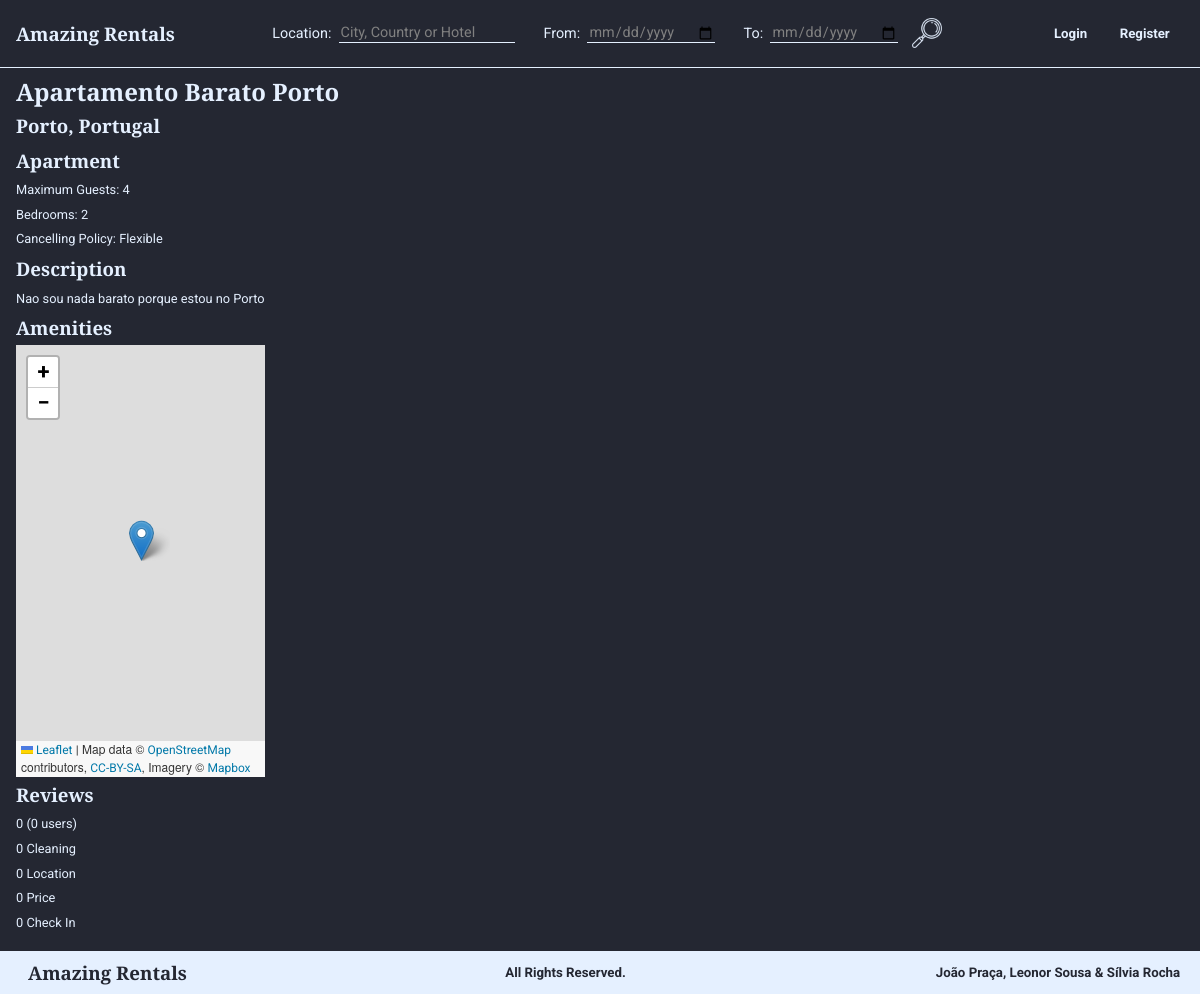
The page /viewProperty.php?id=1 on the database its author committed.
### tables this page shows
CREATE TABLE Habitacao (
    idHabitacao INTEGER PRIMARY KEY,
    nome        TEXT,
    numQuartos  INTEGER CHECK (numQuartos > 0), 
    maxHospedes INTEGER CHECK (maxHospedes > 0),  
    precoNoite  REAL    CHECK (precoNoite > 0), 
    taxaLimpeza REAL CHECK (taxaLimpeza >= 0), 
    descricao   TEXT,
    latitude    REAL    CHECK(latitude>=-90 and latitude<=90),
    longitude   REAL    CHECK(longitude>=-180 and longitude<=180),
    morada      TEXT,
    idCidade    INTEGER REFERENCES Cidade(idCidade) ON DELETE RESTRICT ON UPDATE RESTRICT, 
    idUtilizador INTEGER REFERENCES Utilizador(idUtilizador) ON DELETE CASCADE ON UPDATE CASCADE,
    idTipo      INTEGER REFERENCES TipoDeHabitacao (idTipo) ON DELETE SET NULL ON UPDATE CASCADE, 
    idPolitica  INTEGER REFERENCES PoliticaDeCancelamento (idPolitica) ON DELETE RESTRICT ON UPDATE CASCADE
);

CREATE TABLE Cidade (
    idCidade    INTEGER PRIMARY KEY,
    nome        VARCHAR(15) NOT NULL, 
    idPais      INTEGER REFERENCES Pais(idPais),
    UNIQUE(nome, idPais)
);

CREATE TABLE Pais (
    idPais      INTEGER PRIMARY KEY,
    nome        VARCHAR(15) UNIQUE NOT NULL 
);

CREATE TABLE TipoDeHabitacao (
    idTipo  INTEGER PRIMARY KEY,
    nome    VARCHAR(30) UNIQUE NOT NULL
);

CREATE TABLE PoliticaDeCancelamento (
    idPolitica              INTEGER PRIMARY KEY,
    nome                    VARCHAR(25) UNIQUE NOT NULL, 
    descricao               VARCHAR(500) NOT NULL, 
    percentagemReembolso    INTEGER CHECK (percentagemReembolso >= 0 AND percentagemReembolso <= 1)
);

### viewProperty.php (called while the page is built, shortened)
<?php
    include('templates/common/header.php');
    include_once('database/connection.php');
    include_once('database/habitations.php');
    $habitation = getHabitationById($_GET['id']);
    include('templates/properties/viewProperty.php');
    include('templates/common/footer.php');
?>

### database/habitations.php (called while the page is built, shortened)
<?php
function getHabitationById($id){
    global $db;
    $stmt = $db->prepare('SELECT * FROM Habitacao WHERE idHabitacao=?');
    $stmt->execute(array($id));
    return $stmt->fetch();
}
function getNameType($id){
    global $db;
    $stmt = $db->prepare('SELECT nome FROM TipoDeHabitacao WHERE idTipo=?');
    $stmt->execute(array($id));
    return $stmt->fetch();
}
function getPolicy($id){
    global $db;
    $stmt = $db->prepare('SELECT * FROM PoliticaDeCancelamento WHERE idPolitica=?');
    $stmt->execute(array($id));
    return $stmt->fetch();
}
function getNameCity($id){
    global $db;
    $stmt = $db->prepare('SELECT nome FROM Cidade WHERE idCidade=?');
    $stmt->execute(array($id));
    return $stmt->fetch()['nome'];
}
function getNameCountry($idCity){
    global $db;
    $stmt = $db->prepare('SELECT Pais.nome as nome FROM Cidade JOIN Pais USING (idPais) WHERE idCidade=?');
    $stmt->execute(array($idCity));
    return $stmt->fetch()['nome'];
}
?>

### templates/properties/viewProperty.php (the view, shortened to what this page needs)
<section id="property">
    <header>
        <h1><?=$habitation['nome']?></h1>
        <h3><?= getNameCity($habitation['idCidade'])?>, <?= getNameCountry($habitation['idCidade'])?> </h3>
    </header>
    <section id="property_data">
        <h3><?=getNameType($habitation['idTipo'])['nome'] ?></h3>
        <p>Maximum Guests: <?=$habitation['maxHospedes']?></p>
        <p>Bedrooms: <?=$habitation['numQuartos']?></p>
        <p>Cancelling Policy: <?=getPolicy($habitation['idPolitica'])['nome']?></p>
        <h3>Description</h3>
        <p><?=$habitation['descricao']?></p>
        <h3>Amenities</h3>
        <?php
                include('templates/properties/map.php'); ?>
        <h3>Reviews</h3>
        <?php
            $cleaning=0;
            $location=0;
            $value=0;
            $check_in=0;
            $rating=0;
            $n=0;
        ?>
        <p class="rating"><?=$rating?> (<?=$n?> users)</p>
        <p class="star"> <?=$cleaning?> Cleaning</p>
        <p class="star"> <?=$location?> Location</p>
        <p class="star"> <?=$value?> Price</p>
        <p class="star"> <?=$check_in?> Check In</p>
    </section>
</section>

### style.css (style rules this page uses)
:root { --myDarkBlue: #242732; --myLightBlue: #E5F0FF; --titlesFont: Arvo, Courier, sans-serif; --bodyFont: Roboto, sans-serif; }
h1, h2, h3 { font-family: var(--titlesFont); margin: 0 0.5em 0 0; }
h4, h5, h6, p, span, input, label, tr, a, button { font-family: var(--bodyFont); }
p { font-size: 0.8em; }
body { background-color: var(--myDarkBlue); color: var(--myLightBlue); }

### layout.css (style rules this page uses)
html, body { height: 100%; }
body { display: flex; flex-direction: column; margin: 0; padding: 0; }
#property #property_data { float:left; }
#property { margin: 1em; }
.rightText h1, h3, h4, p { margin: 0; padding: 0.3rem 0 0.3rem 0; }

### rows shown on the page
habitacao: nome "Apartamento Barato Porto", idCidade.nome "Porto", idCidade.nome "Portugal", idTipo.nome "Apartment", maxHospedes "4", numQuartos "2", idPolitica.nome "Flexible", descricao "Nao sou nada barato porque estou no Porto"

### other values the page prints
$rating "0"
$n "0"
$cleaning "0"
$location "0"
$value "0"
$check_in "0"
